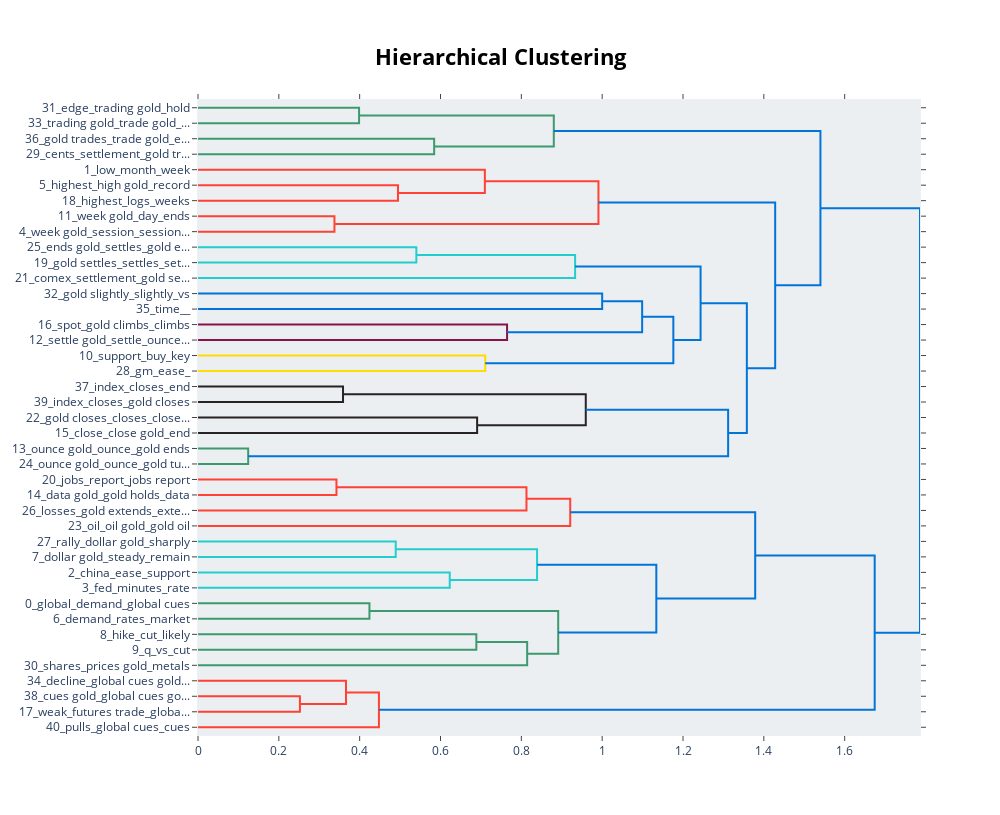

Notebook source saved alongside this figure:
### Code cell
topic_model.visualize_hierarchy().show()

### Figure 1 — Plotly figure (JSON) as saved in the notebook; plotly's stock layout.template omitted (floating-point values rounded to 4 significant figures)
{"data": [{"hoverinfo": "text", "marker": {"color": "rgb(61,153,112)"}, "mode": "lines", "type": "scatter", "x": [0.0, 0.3985, 0.3985, 0.0], "xaxis": "x", "y": [-5.0, -5.0, -15.0, -15.0], "yaxis": "y"}, {"hoverinfo": "text", "marker": {"color": "rgb(61,153,112)"}, "mode": "lines", "type": "scatter", "x": [0.0, 0.5843, 0.5843, 0.0], "xaxis": "x", "y": [-25.0, -25.0, -35.0, -35.0], "yaxis": "y"}, {"hoverinfo": "text", "marker": {"color": "rgb(61,153,112)"}, "mode": "lines", "type": "scatter", "x": [0.3985, 0.8803, 0.8803, 0.5843], "xaxis": "x", "y": [-10.0, -10.0, -30.0, -30.0], "yaxis": "y"}, {"hoverinfo": "text", "marker": {"color": "rgb(255,65,54)"}, "mode": "lines", "type": "scatter", "x": [0.0, 0.4948, 0.4948, 0.0], "xaxis": "x", "y": [-55.0, -55.0, -65.0, -65.0], "yaxis": "y"}, {"hoverinfo": "text", "marker": {"color": "rgb(255,65,54)"}, "mode": "lines", "type": "scatter", "x": [0.0, 0.7097, 0.7097, 0.4948], "xaxis": "x", "y": [-45.0, -45.0, -60.0, -60.0], "yaxis": "y"}, {"hoverinfo": "text", "marker": {"color": "rgb(255,65,54)"}, "mode": "lines", "type": "scatter", "x": [0.0, 0.3376, 0.3376, 0.0], "xaxis": "x", "y": [-75.0, -75.0, -85.0, -85.0], "yaxis": "y"}, {"hoverinfo": "text", "marker": {"color": "rgb(255,65,54)"}, "mode": "lines", "type": "scatter", "x": [0.7097, 0.9908, 0.9908, 0.3376], "xaxis": "x", "y": [-52.5, -52.5, -80.0, -80.0], "yaxis": "y"}, {"hoverinfo": "text", "marker": {"color": "rgb(35,205,205)"}, "mode": "lines", "type": "scatter", "x": [0.0, 0.5402, 0.5402, 0.0], "xaxis": "x", "y": [-95.0, -95.0, -105.0, -105.0], "yaxis": "y"}, {"hoverinfo": "text", "marker": {"color": "rgb(35,205,205)"}, "mode": "lines", "type": "scatter", "x": [0.5402, 0.933, 0.933, 0.0], "xaxis": "x", "y": [-100.0, -100.0, -115.0, -115.0], "yaxis": "y"}, {"hoverinfo": "text", "marker": {"color": "rgb(0,116,217)"}, "mode": "lines", "type": "scatter", "x": [0.0, 1.0, 1.0, 0.0], "xaxis": "x", "y": [-125.0, -125.0, -135.0, -135.0], "yaxis": "y"}, {"hoverinfo": "text", "marker": {"color": "rgb(133,20,75)"}, "mode": "lines", "type": "scatter", "x": [0.0, 0.7647, 0.7647, 0.0], "xaxis": "x", "y": [-145.0, -145.0, -155.0, -155.0], "yaxis": "y"}, {"hoverinfo": "text", "marker": {"color": "rgb(0,116,217)"}, "mode": "lines", "type": "scatter", "x": [1.0, 1.099, 1.099, 0.7647], "xaxis": "x", "y": [-130.0, -130.0, -150.0, -150.0], "yaxis": "y"}, {"hoverinfo": "text", "marker": {"color": "rgb(255,220,0)"}, "mode": "lines", "type": "scatter", "x": [0.0, 0.7107, 0.7107, 0.0], "xaxis": "x", "y": [-165.0, -165.0, -175.0, -175.0], "yaxis": "y"}, {"hoverinfo": "text", "marker": {"color": "rgb(0,116,217)"}, "mode": "lines", "type": "scatter", "x": [1.099, 1.176, 1.176, 0.7107], "xaxis": "x", "y": [-140.0, -140.0, -170.0, -170.0], "yaxis": "y"}, {"hoverinfo": "text", "marker": {"color": "rgb(0,116,217)"}, "mode": "lines", "type": "scatter", "x": [0.933, 1.243, 1.243, 1.176], "xaxis": "x", "y": [-107.5, -107.5, -155.0, -155.0], "yaxis": "y"}, {"hoverinfo": "text", "marker": {"color": "rgb(40,35,35)"}, "mode": "lines", "type": "scatter", "x": [0.0, 0.3588, 0.3588, 0.0], "xaxis": "x", "y": [-185.0, -185.0, -195.0, -195.0], "yaxis": "y"}, {"hoverinfo": "text", "marker": {"color": "rgb(40,35,35)"}, "mode": "lines", "type": "scatter", "x": [0.0, 0.6906, 0.6906, 0.0], "xaxis": "x", "y": [-205.0, -205.0, -215.0, -215.0], "yaxis": "y"}, {"hoverinfo": "text", "marker": {"color": "rgb(40,35,35)"}, "mode": "lines", "type": "scatter", "x": [0.3588, 0.9594, 0.9594, 0.6906], "xaxis": "x", "y": [-190.0, -190.0, -210.0, -210.0], "yaxis": "y"}, {"hoverinfo": "text", "marker": {"color": "rgb(61,153,112)"}, "mode": "lines", "type": "scatter", "x": [0.0, 0.1242, 0.1242, 0.0], "xaxis": "x", "y": [-225.0, -225.0, -235.0, -235.0], "yaxis": "y"}, {"hoverinfo": "text", "marker": {"color": "rgb(0,116,217)"}, "mode": "lines", "type": "scatter", "x": [0.9594, 1.312, 1.312, 0.1242], "xaxis": "x", "y": [-200.0, -200.0, -230.0, -230.0], "yaxis": "y"}, {"hoverinfo": "text", "marker": {"color": "rgb(0,116,217)"}, "mode": "lines", "type": "scatter", "x": [1.243, 1.358, 1.358, 1.312], "xaxis": "x", "y": [-131.2, -131.2, -215.0, -215.0], "yaxis": "y"}, {"hoverinfo": "text", "marker": {"color": "rgb(0,116,217)"}, "mode": "lines", "type": "scatter", "x": [0.9908, 1.428, 1.428, 1.358], "xaxis": "x", "y": [-66.25, -66.25, -173.1, -173.1], "yaxis": "y"}, {"hoverinfo": "text", "marker": {"color": "rgb(0,116,217)"}, "mode": "lines", "type": "scatter", "x": [0.8803, 1.54, 1.54, 1.428], "xaxis": "x", "y": [-20.0, -20.0, -119.7, -119.7], "yaxis": "y"}, {"hoverinfo": "text", "marker": {"color": "rgb(255,65,54)"}, "mode": "lines", "type": "scatter", "x": [0.0, 0.3426, 0.3426, 0.0], "xaxis": "x", "y": [-245.0, -245.0, -255.0, -255.0], "yaxis": "y"}, {"hoverinfo": "text", "marker": {"color": "rgb(255,65,54)"}, "mode": "lines", "type": "scatter", "x": [0.3426, 0.8127, 0.8127, 0.0], "xaxis": "x", "y": [-250.0, -250.0, -265.0, -265.0], "yaxis": "y"}, {"hoverinfo": "text", "marker": {"color": "rgb(255,65,54)"}, "mode": "lines", "type": "scatter", "x": [0.8127, 0.921, 0.921, 0.0], "xaxis": "x", "y": [-257.5, -257.5, -275.0, -275.0], "yaxis": "y"}, {"hoverinfo": "text", "marker": {"color": "rgb(35,205,205)"}, "mode": "lines", "type": "scatter", "x": [0.0, 0.4892, 0.4892, 0.0], "xaxis": "x", "y": [-285.0, -285.0, -295.0, -295.0], "yaxis": "y"}, {"hoverinfo": "text", "marker": {"color": "rgb(35,205,205)"}, "mode": "lines", "type": "scatter", "x": [0.0, 0.6229, 0.6229, 0.0], "xaxis": "x", "y": [-305.0, -305.0, -315.0, -315.0], "yaxis": "y"}, {"hoverinfo": "text", "marker": {"color": "rgb(35,205,205)"}, "mode": "lines", "type": "scatter", "x": [0.4892, 0.8389, 0.8389, 0.6229], "xaxis": "x", "y": [-290.0, -290.0, -310.0, -310.0], "yaxis": "y"}, {"hoverinfo": "text", "marker": {"color": "rgb(61,153,112)"}, "mode": "lines", "type": "scatter", "x": [0.0, 0.4242, 0.4242, 0.0], "xaxis": "x", "y": [-325.0, -325.0, -335.0, -335.0], "yaxis": "y"}, {"hoverinfo": "text", "marker": {"color": "rgb(61,153,112)"}, "mode": "lines", "type": "scatter", "x": [0.0, 0.6887, 0.6887, 0.0], "xaxis": "x", "y": [-345.0, -345.0, -355.0, -355.0], "yaxis": "y"}, {"hoverinfo": "text", "marker": {"color": "rgb(61,153,112)"}, "mode": "lines", "type": "scatter", "x": [0.6887, 0.8144, 0.8144, 0.0], "xaxis": "x", "y": [-350.0, -350.0, -365.0, -365.0], "yaxis": "y"}, {"hoverinfo": "text", "marker": {"color": "rgb(61,153,112)"}, "mode": "lines", "type": "scatter", "x": [0.4242, 0.8912, 0.8912, 0.8144], "xaxis": "x", "y": [-330.0, -330.0, -357.5, -357.5], "yaxis": "y"}, {"hoverinfo": "text", "marker": {"color": "rgb(0,116,217)"}, "mode": "lines", "type": "scatter", "x": [0.8389, 1.134, 1.134, 0.8912], "xaxis": "x", "y": [-300.0, -300.0, -343.8, -343.8], "yaxis": "y"}, {"hoverinfo": "text", "marker": {"color": "rgb(0,116,217)"}, "mode": "lines", "type": "scatter", "x": [0.921, 1.379, 1.379, 1.134], "xaxis": "x", "y": [-266.2, -266.2, -321.9, -321.9], "yaxis": "y"}, {"hoverinfo": "text", "marker": {"color": "rgb(255,65,54)"}, "mode": "lines", "type": "scatter", "x": [0.0, 0.2522, 0.2522, 0.0], "xaxis": "x", "y": [-385.0, -385.0, -395.0, -395.0], "yaxis": "y"}, {"hoverinfo": "text", "marker": {"color": "rgb(255,65,54)"}, "mode": "lines", "type": "scatter", "x": [0.0, 0.3662, 0.3662, 0.2522], "xaxis": "x", "y": [-375.0, -375.0, -390.0, -390.0], "yaxis": "y"}, {"hoverinfo": "text", "marker": {"color": "rgb(255,65,54)"}, "mode": "lines", "type": "scatter", "x": [0.3662, 0.4476, 0.4476, 0.0], "xaxis": "x", "y": [-382.5, -382.5, -405.0, -405.0], "yaxis": "y"}, {"hoverinfo": "text", "marker": {"color": "rgb(0,116,217)"}, "mode": "lines", "type": "scatter", "x": [1.379, 1.674, 1.674, 0.4476], "xaxis": "x", "y": [-294.1, -294.1, -393.8, -393.8], "yaxis": "y"}, {"hoverinfo": "text", "marker": {"color": "rgb(0,116,217)"}, "mode": "lines", "type": "scatter", "x": [1.54, 1.786, 1.786, 1.674], "xaxis": "x", "y": [-69.84, -69.84, -343.9, -343.9], "yaxis": "y"}], "layout": {"autosize": false, "height": 815, "hoverlabel": {"bgcolor": "white", "font": {"family": "Rockwell", "size": 16}}, "hovermode": "closest", "plot_bgcolor": "#ECEFF1", "showlegend": false, "title": {"font": {"color": "Black", "size": 22}, "text": "<b>Hierarchical Clustering</b>", "x": 0.5, "xanchor": "center", "yanchor": "top"}, "width": 1000, "xaxis": {"mirror": "allticks", "rangemode": "tozero", "showgrid": false, "showline": true, "showticklabels": true, "ticks": "outside", "type": "linear", "zeroline": false}, "yaxis": {"mirror": "allticks", "range": [-410, 0], "rangemode": "tozero", "showgrid": false, "showline": true, "showticklabels": true, "tickmode": "array", "ticks": "outside", "ticktext": ["31_edge_trading gold_hold", "33_trading gold_trade gold_...", "36_gold trades_trade gold_e...", "29_cents_settlement_gold tr...", "1_low_month_week", "5_highest_high gold_record", "18_highest_logs_weeks", "11_week gold_day_ends", "4_week gold_session_session...", "25_ends gold_settles_gold e...", "19_gold settles_settles_set...", "21_comex_settlement_gold se...", "32_gold slightly_slightly_vs", "35_time__", "16_spot_gold climbs_climbs", "12_settle gold_settle_ounce...", "10_support_buy_key", "28_gm_ease_", "37_index_closes_end", "39_index_closes_gold closes", "22_gold closes_closes_close...", "15_close_close gold_end", "13_ounce gold_ounce_gold ends", "24_ounce gold_ounce_gold tu...", "20_jobs_report_jobs report", "14_data gold_gold holds_data", "26_losses_gold extends_exte...", "23_oil_oil gold_gold oil", "27_rally_dollar gold_sharply", "7_dollar gold_steady_remain", "2_china_ease_support", "3_fed_minutes_rate", "0_global_demand_global cues", "6_demand_rates_market", "8_hike_cut_likely", "9_q_vs_cut", "30_shares_prices gold_metals", "34_decline_global cues gold...", "38_cues gold_global cues go...", "17_weak_futures trade_globa...", "40_pulls_global cues_cues"], "tickvals": [-5, -15, -25, -35, -45, -55, -65, -75, -85, -95, -105, -115, -125, -135, -145, -155, -165, -175, -185, -195, -205, -215, -225, -235, -245, -255, -265, -275, -285, -295, -305, -315, -325, -335, -345, -355, -365, -375, -385, -395, -405], "type": "linear", "zeroline": false}}}
